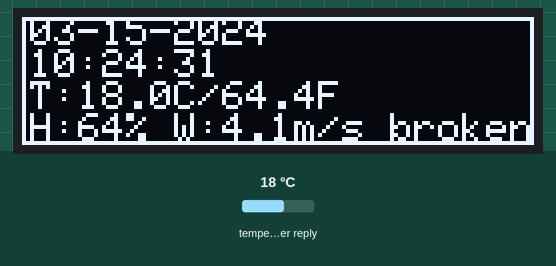
This sketch was run on a simulated ESP32. Shown: 128×32 one-colour display. Inputs (shaded band) come from the test bench; at power-on: temperature in the weather reply 18 °C. WiFi joins after 1.5 s; servers stay silent unless stated; the local clock reads 2024-03-15 10:24:30 at power-on unless the sketch sets it; web services answer with replies made up by the test bench; what the sketch prints to the serial monitor is not drawn.

Above: at 1.8 s.
At 5.9 s:
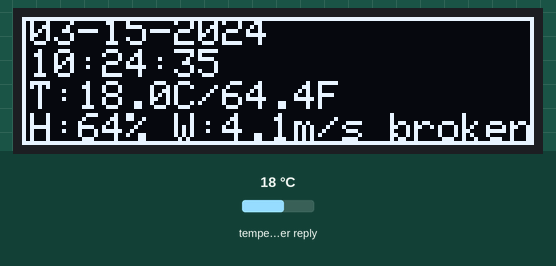
At 10.9 s:
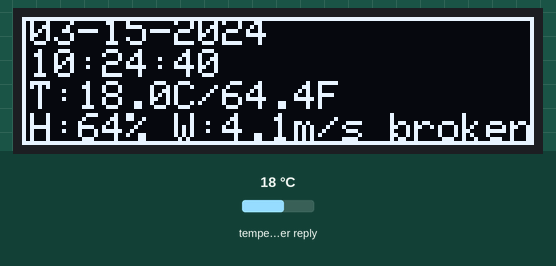
At 20.1 s:
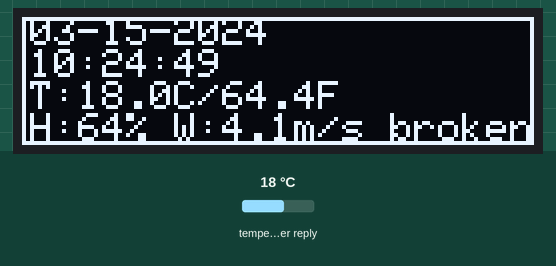
At 29.2 s:
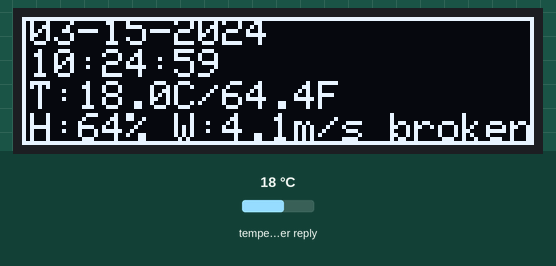
At 38.3 s:
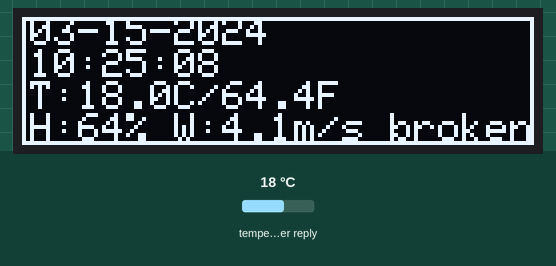

The sketch:

weather-clock-OLED.ino
```cpp
#include <Arduino.h>
#include <Wire.h>
#include <WiFi.h>
#include <HTTPClient.h>
#include <ArduinoJson.h>
#include <time.h>
#include <Adafruit_GFX.h>
#include <Adafruit_SSD1306.h>

// —— User Config —— //
const char* ssid = "emeraldcity";
const char* password = "spacemonkeys";
const char* city = "Taos";
const char* country = "US";
const char* owmApiKey = "29791c1b9f625367055f374a4260a2fc";
const char* ntpServer = "pool.ntp.org";
const char* timezone = "MST7MDT"; // POSIX TZ for MST/MDT (Mountain Standard Time)

// —— Intervals —— //
const unsigned long WEATHER_INTERVAL = 10UL * 60UL * 1000UL; // 10 min
const unsigned long NTP_INTERVAL = 30UL * 60UL * 1000UL; // 30 min

// —— OLED config —— //
#define SCREEN_WIDTH 128
#define SCREEN_HEIGHT 32
#define OLED_ADDR 0x3C
#define OLED_RESET -1
#define SDA_PIN 21
#define SCL_PIN 22

Adafruit_SSD1306 display(SCREEN_WIDTH, SCREEN_HEIGHT, &Wire, OLED_RESET);

// —— State —— //
unsigned long lastWeather = 0;
unsigned long lastNTP = 0;

float tempC = 0.0;
float tempF = 0.0;
int humidity = 0;
float windSpeed = 0.0;
String weatherDesc = "";

// —— Prototypes —— //
void connectWiFi();
void ensureWiFi();
bool syncTimeBlocking();
void fetchWeather();
void drawDisplay();
void retryWeatherFetch();
void retryTimeSync();

void setup() {
  Serial.begin(115200);
  Wire.begin(SDA_PIN, SCL_PIN);

  // OLED init
  if (!display.begin(SSD1306_SWITCHCAPVCC, OLED_ADDR)) {
    Serial.println("ERROR: SSD1306 initialization failed");
    while (1)
      delay(1000);
  }
  display.clearDisplay();
  display.display();

  connectWiFi();

  if (!syncTimeBlocking()) {
    Serial.println("Error: Failed to synchronize time at startup.");
  }

  retryWeatherFetch(); // Ensure weather fetching is successful during setup
}

void loop() {
  unsigned long now = millis();

  ensureWiFi();

  if (now - lastNTP > NTP_INTERVAL) {
    retryTimeSync();
  }
  if (now - lastWeather > WEATHER_INTERVAL) {
    retryWeatherFetch();
  }

  drawDisplay();
  delay(1000); // Update display every second
}

void connectWiFi() {
  WiFi.mode(WIFI_STA);
  WiFi.begin(ssid, password);
  Serial.printf("Connecting to Wi‑Fi: \"%s\"…\n", ssid);

  unsigned long start = millis();
  while (WiFi.status() != WL_CONNECTED && millis() - start < 10000) { // 10-second timeout
    Serial.print('.');
    delay(500);
  }

  if (WiFi.status() == WL_CONNECTED) {
    Serial.printf("\nConnected to Wi‑Fi, IP=%s\n", WiFi.localIP().toString().c_str());
  } else {
    Serial.println("\nWi‑Fi connection failed. Retrying in loop.");
  }
}

void ensureWiFi() {
  if (WiFi.status() != WL_CONNECTED) {
    Serial.println("Wi‑Fi lost — reconnecting");
    WiFi.disconnect();
    connectWiFi();
  }
}

bool syncTimeBlocking() {
  Serial.println("Synchronizing NTP time (blocking)…");
  setenv("TZ", timezone, 1); // Set POSIX timezone
  tzset();
  configTime(0, 0, ntpServer);

  struct tm tm;
  int retryCount = 0;

  while (!getLocalTime(&tm, 10000) && retryCount < 3) { // Retry up to 3 times
    Serial.printf("Retrying NTP synchronization (%d/3)…\n", retryCount + 1);
    delay(2000);
    retryCount++;
  }

  if (retryCount == 3) {
    Serial.println("NTP synchronization failed after 3 attempts.");
    return false;
  }

  Serial.printf("Time synchronized: %04d-%02d-%02d %02d:%02d:%02d\n",
                tm.tm_year + 1900, tm.tm_mon + 1, tm.tm_mday,
                tm.tm_hour, tm.tm_min, tm.tm_sec);
  lastNTP = millis();
  return true;
}

void retryTimeSync() {
  if (!syncTimeBlocking()) {
    Serial.println("Time synchronization failed during periodic update.");
  }
}

void fetchWeather() {
  if (WiFi.status() != WL_CONNECTED) {
    Serial.println("No Wi‑Fi connection — skipping weather update");
    return;
  }

  String url = String("http://api.openweathermap.org/data/2.5/weather?q=") + city + "," + country + "&units=metric&appid=" + owmApiKey;

  HTTPClient http;
  http.begin(url);
  int code = http.GET();
  if (code == HTTP_CODE_OK) {
    String body = http.getString();
    DynamicJsonDocument doc(4096);
    auto err = deserializeJson(doc, body);
    if (!err) {
      tempC = doc["main"]["temp"].as<float>();
      tempF = tempC * 9.0 / 5.0 + 32.0;
      humidity = doc["main"]["humidity"].as<int>();
      windSpeed = doc["wind"]["speed"].as<float>();
      weatherDesc = doc["weather"][0]["description"].as<const char*>();
      if (weatherDesc.length() > 16)
        weatherDesc = weatherDesc.substring(0, 16);
      Serial.println("Weather data updated successfully");
    } else {
      Serial.print("JSON parsing error: ");
      Serial.println(err.c_str());
    }
  } else {
    Serial.printf("HTTP request failed with error code: %d\n", code);
  }
  http.end();
  lastWeather = millis();
}

void retryWeatherFetch() {
  int retryCount = 0;
  while (retryCount < 3) { // Retry up to 3 times
    fetchWeather();
    if (lastWeather != 0) { // Check if weather data was updated
      break;
    }
    Serial.printf("Retrying weather fetch (%d/3)…\n", retryCount + 1);
    delay(2000);
    retryCount++;
  }
  if (retryCount == 3) {
    Serial.println("Weather fetch failed after 3 attempts");
  }
}

void drawDisplay() {
  display.clearDisplay();
  display.drawRect(0, 0, SCREEN_WIDTH, SCREEN_HEIGHT, SSD1306_WHITE); // Border
  display.setTextSize(1);
  display.setTextColor(SSD1306_WHITE);

  struct tm tm;
  if (getLocalTime(&tm, 1000)) {
    char timeBuf[12], dateBuf[12];
    strftime(dateBuf, sizeof(dateBuf), "%m-%d-%Y", &tm); // MM-DD-YYYY format
    strftime(timeBuf, sizeof(timeBuf), "%H:%M:%S", &tm); // 24-hour format with seconds

    display.setCursor(2, 0); // Top line
    display.print(dateBuf);

    display.setCursor(2, 8); // Second line
    display.print(timeBuf);
  } else {
    display.setCursor(2, 0);
    display.print("Time N/A");
  }

  display.setCursor(2, 16); // Third line
  display.printf("T:%.1fC/%.1fF", tempC, tempF);

  display.setCursor(2, 24); // Fourth line
  display.printf("H:%d%% W:%.1fm/s", humidity, windSpeed);
  display.printf(" %s", weatherDesc.c_str());

  display.display();
}
```

Measured:
- what the display in image 0 shows lasts 1.0 s, from 1.8 s to 2.8 s
